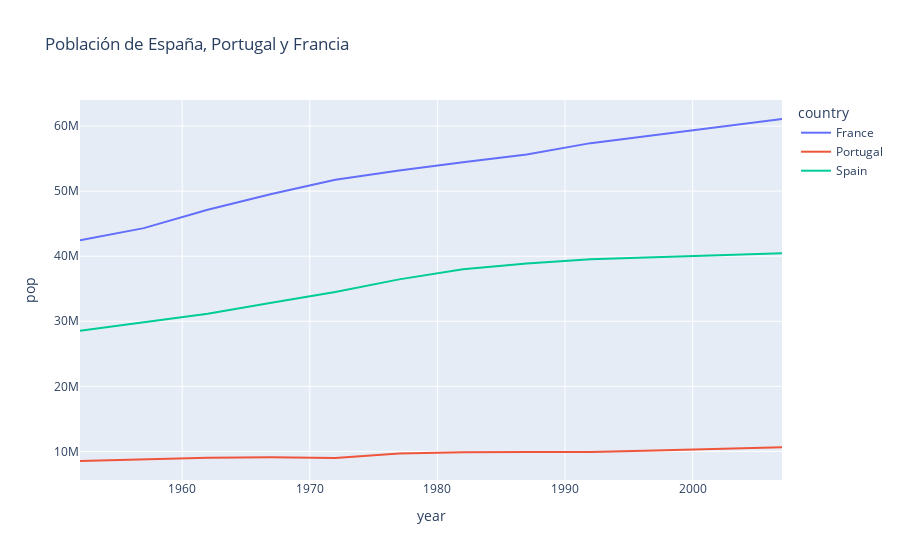

Notebook code for this chart:
### Markdown cell above
# Tipos de gráfico

### Gráfico de linea

### Code cell
# Gráfico básico
fig = px.line(
    data.query('country in ("Spain", "Portugal", "France")'), 
    x = 'year', y = 'pop',
    title = 'Población de España, Portugal y Francia', # Título del gráfico
    color = 'country'
    )
fig.show()

### Figure 1 — Plotly figure (JSON) as saved in the notebook; plotly's stock layout.template omitted (floating-point values rounded to 4 significant figures)
{"data": [{"hovertemplate": "country=France<br>year=%{x}<br>pop=%{y}<extra></extra>", "legendgroup": "France", "line": {"color": "#636efa", "dash": "solid"}, "marker": {"symbol": "circle"}, "mode": "lines", "name": "France", "orientation": "v", "showlegend": true, "type": "scatter", "x": [1952, 1957, 1962, 1967, 1972, 1977, 1982, 1987, 1992, 1997, 2002, 2007], "xaxis": "x", "y": [42459667, 44310863, 47124000, 49569000, 51732000, 53165019, 54433565, 55630100, 57374179, 58623428, 59925035, 61083916], "yaxis": "y"}, {"hovertemplate": "country=Portugal<br>year=%{x}<br>pop=%{y}<extra></extra>", "legendgroup": "Portugal", "line": {"color": "#EF553B", "dash": "solid"}, "marker": {"symbol": "circle"}, "mode": "lines", "name": "Portugal", "orientation": "v", "showlegend": true, "type": "scatter", "x": [1952, 1957, 1962, 1967, 1972, 1977, 1982, 1987, 1992, 1997, 2002, 2007], "xaxis": "x", "y": [8526050, 8817650, 9019800, 9103000, 8970450, 9662600, 9859650, 9915289, 9927680, 10156415, 10433867, 10642836], "yaxis": "y"}, {"hovertemplate": "country=Spain<br>year=%{x}<br>pop=%{y}<extra></extra>", "legendgroup": "Spain", "line": {"color": "#00cc96", "dash": "solid"}, "marker": {"symbol": "circle"}, "mode": "lines", "name": "Spain", "orientation": "v", "showlegend": true, "type": "scatter", "x": [1952, 1957, 1962, 1967, 1972, 1977, 1982, 1987, 1992, 1997, 2002, 2007], "xaxis": "x", "y": [28549870, 29841614, 31158061, 32850275, 34513161, 36439000, 37983310, 38880702, 39549438, 39855442, 40152517, 40448191], "yaxis": "y"}], "layout": {"legend": {"title": {"text": "country"}, "tracegroupgap": 0}, "title": {"text": "Población de España, Portugal y Francia"}, "xaxis": {"anchor": "y", "domain": [0, 1], "title": {"text": "year"}}, "yaxis": {"anchor": "x", "domain": [0, 1], "title": {"text": "pop"}}}}
